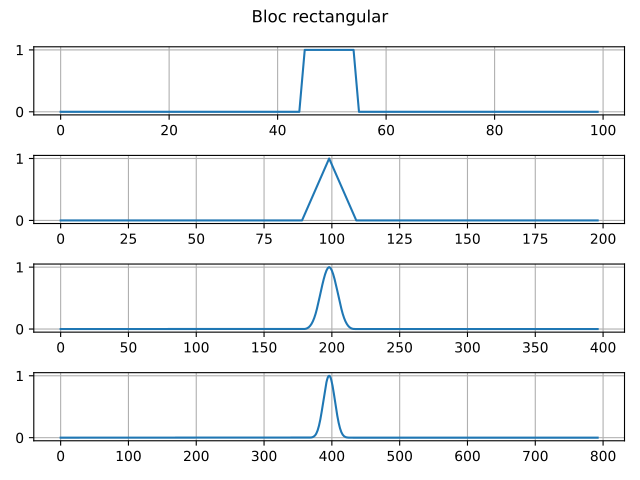

Write Python code to recreate this figure.
import numpy as np
import matplotlib.pyplot as plt

N = 100


def itereaza(x, nr_iter=3):
    rezultate = [x]
    for _ in range(nr_iter):
        x = np.convolve(x, x)
        rezultate.append(x)
    return rezultate


def afiseaza(rezultate, titlu):
    fig, ax = plt.subplots(len(rezultate))
    fig.suptitle(titlu)
    for i, r in enumerate(rezultate):
        ax[i].plot(r / np.max(np.abs(r)))  # normalizat, altfel valorile explodeaza
        ax[i].grid()
    fig.tight_layout()


x_aleator = np.random.rand(N)
afiseaza(itereaza(x_aleator), 'Semnal aleator')

x_bloc = np.zeros(N)
x_bloc[45:55] = 1
afiseaza(itereaza(x_bloc), 'Bloc rectangular')

plt.savefig('lab6/ex2/ex2.pdf')
plt.show()
